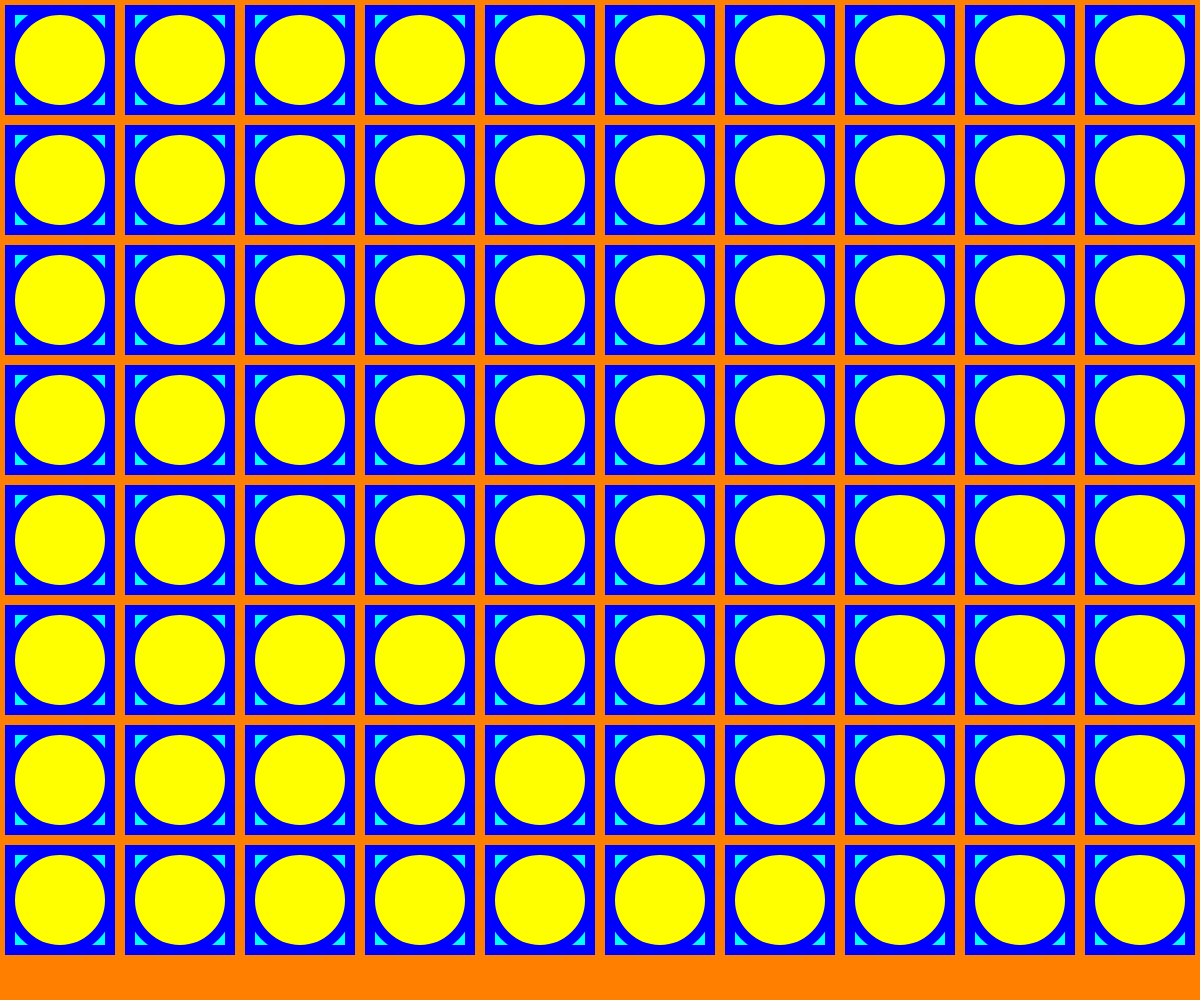
Frame 1 (no input)
Frame 60 (no input): identical to frame 1, image omitted
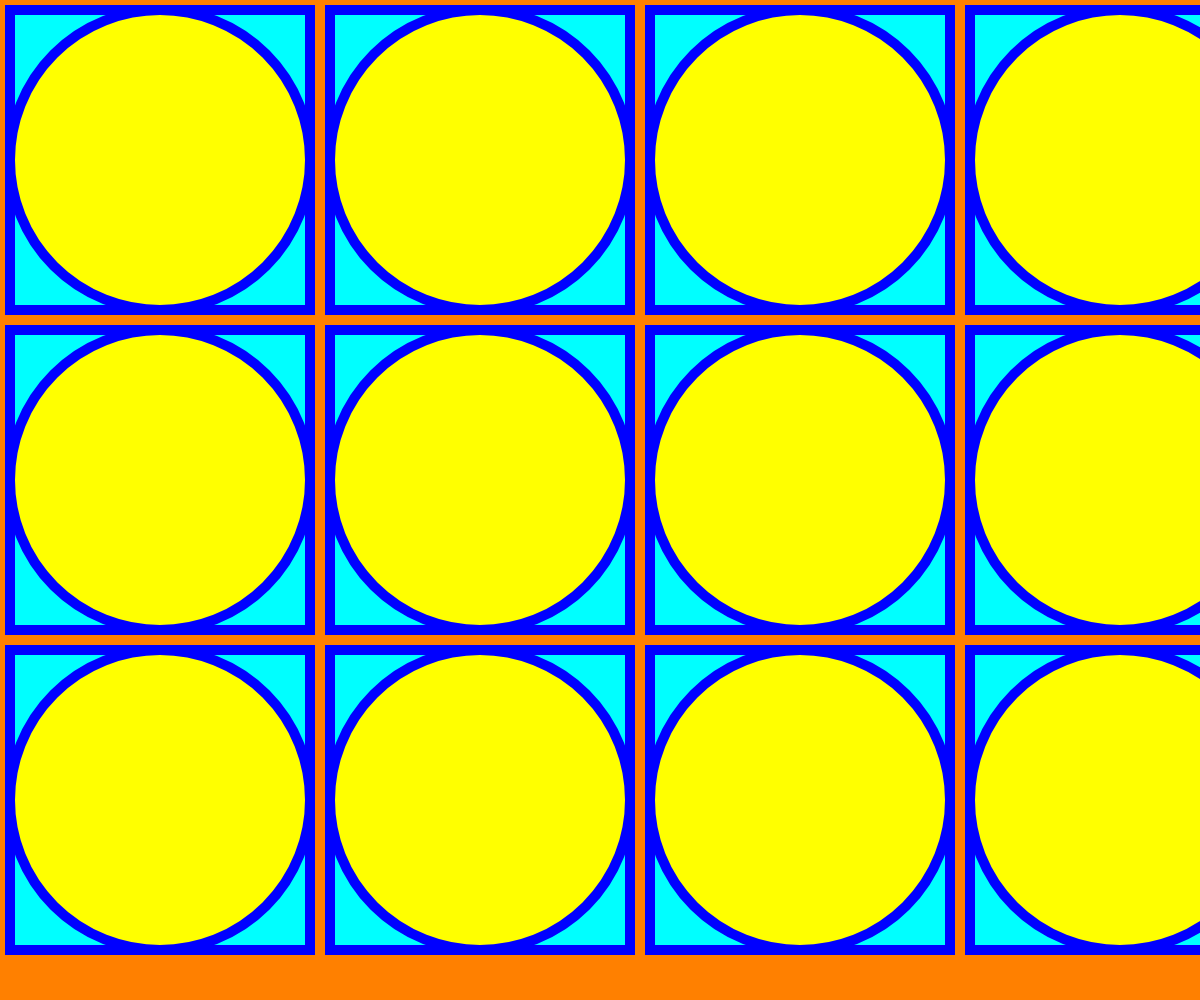
Frame 120 (the mouse pressed at the canvas centre since frame 60)

The p5.js sketch that drew these frames (run headless with seeded random() and noise() and a simulated clock; from frame 60 on, the mouse is pressed at the canvas centre):

// p5.js sketch
// ── sketch.js
function setup() {  //設定函數，初始值的設定
  //建立依照視窗的高與寬當作畫布的寬高
  createCanvas(windowWidth, windowHeight);
  // 設定顏色模式為 HSB，色相範圍為 0-360，飽和度和亮度範圍為 0-100
  colorMode(HSB, 360, 100, 100);
}

function draw() {
  //設定背景色為品紅色 (HSB: 300, 100, 100)
  background(30, 100, 100);
  
  // 根據滑鼠的 X 座標計算大小，範圍從 100 到 500
  let size = map(mouseX, 0, windowWidth, 100, 500);
  
  //設定方形的顏色為天藍色 (HSB: 180, 100, 100)
  fill(150, 100, 100);
  rectMode(CENTER);
  
  //設定圓的邊框為藍色 (HSB: 240, 100, 100)
  stroke(240, 100, 100);
  //設定圓的邊框寬度為10 
  strokeWeight(10)
  //設定圓的顏色為黃色 (HSB: 60, 100, 100)
  fill(60, 100, 100);
  
  // 計算每個方形和圓形的間距
  let spacing = size + 20;
  
  // 畫一排圓形和方形
  for (let x = spacing / 2; x < windowWidth; x += spacing) {
    for (let y = spacing / 2; y < windowHeight; y += spacing) {
      // 畫方形
      fill(180, 100, 100);
      rect(x, y, size, size);
      
      // 畫圓形
      fill(60, 100, 100);
      ellipse(x, y, size, size);
    }
  }
}

//當視窗的大小改變時，重新設定畫布的寬高
function windowResized() {
  resizeCanvas(windowWidth, windowHeight);
}
// ── sketch_1.js
function setup() {  //設定函數，初始值的設定
    //建立依照視窗的高與寬當作畫布的寬高
    createCanvas(windowWidth, windowHeight);
    
    
  }
  
  function draw() {
    //設定背景色為品紅色
    background(255, 0, 255);
    //設定圓的顏色為天藍色
    fill(0, 255, 255);
    //設定圓的邊框為藍色
    stroke(0, 0, 255);
    //設定圓的邊框寬度為10 
    strokeWeight(10)
    //在視窗的中間畫一個圓，圓的半徑為200
    //ellipse(width/2, height/2, 200, 200);
    //依照上面的圓顔色和框線顔色，從視窗最左邊，連續產生圓到視窗最右邊
    for (let i = 0; i < width+50; i+=50) {
      fill(0, 255, 255);
      stroke(0, 0, 255);
      strokeWeight(10)
      ellipse(i, height/2, 50, 50);
    }
  }
  
  //當視窗的大小改變時，重新設定畫布的寬高
  function windowResized() {
    resizeCanvas(windowWidth, windowHeight);
  }
// ── sketch_2.js
function setup() {  //設定函數，初始值的設定
    //建立依照視窗的高與寬當作畫布的寬高
    createCanvas(windowWidth, windowHeight);
  }
  
  function draw() {
    //設定背景色為品紅色
    background(255, 0, 255);
    
    // 根據滑鼠的 X 座標計算大小，範圍從 100 到 500
    let size = map(mouseX, 0, windowWidth, 100, 500);
    
    //設定方形的顏色為天藍色
    fill(0, 255, 255);
    rectMode(CENTER);
    
    //設定圓的邊框為藍色
    stroke(0, 0, 255);
    //設定圓的邊框寬度為10 
    strokeWeight(10)
    //設定圓的顏色為黃色
    fill(255, 255, 0);
    
    // 計算每個方形和圓形的間距
    let spacing = size + 20;
    
    // 畫一排圓形和方形
    for (let x = spacing / 2; x < windowWidth; x += spacing) {
      for (let y = spacing / 2; y < windowHeight; y += spacing) {
        // 畫方形
        fill(0, 255, 255);
        rect(x, y, size, size);
        
        // 畫圓形
        fill(255, 255, 0);
        ellipse(x, y, size, size);
      }
    }
  }
  
  //當視窗的大小改變時，重新設定畫布的寬高
  function windowResized() {
    resizeCanvas(windowWidth, windowHeight);
  }
